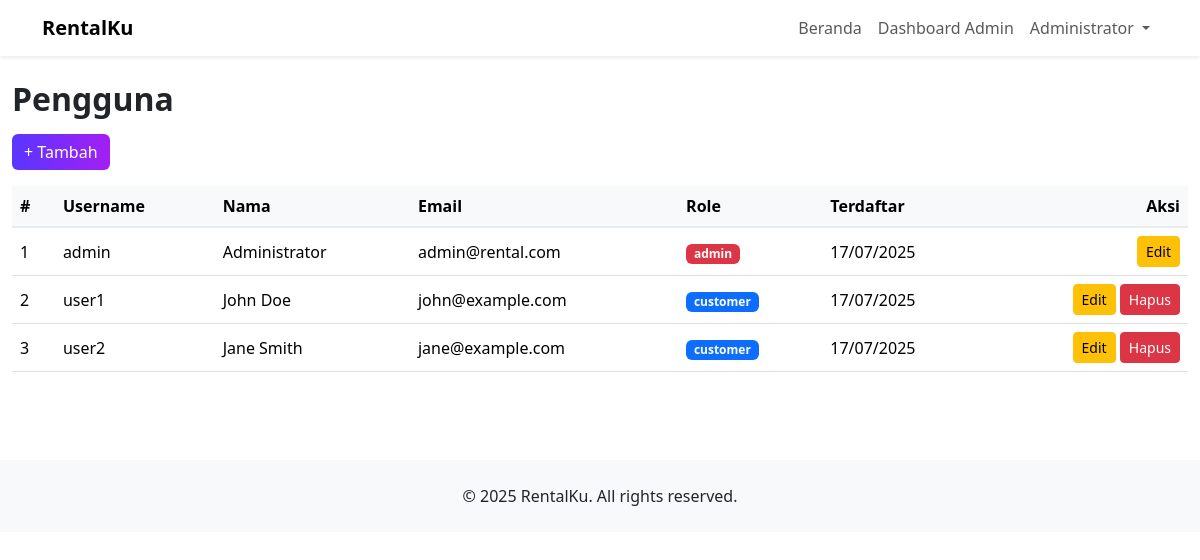
/src/admin/users/index.php (signed in), run on the app's committed database.
### tables this page shows
CREATE TABLE users (
    id         INT UNSIGNED AUTO_INCREMENT PRIMARY KEY,
    username   VARCHAR(50)  NOT NULL UNIQUE,
    password   VARCHAR(255) NOT NULL,
    full_name  VARCHAR(100) NOT NULL,
    email      VARCHAR(100),
    phone      VARCHAR(20),
    role_id    INT UNSIGNED NOT NULL,
    created_at TIMESTAMP DEFAULT CURRENT_TIMESTAMP,
    CONSTRAINT fk_users_roles
      FOREIGN KEY (role_id) REFERENCES roles(id)
      ON UPDATE CASCADE ON DELETE RESTRICT
);

CREATE TABLE roles (
    id        INT UNSIGNED AUTO_INCREMENT PRIMARY KEY,
    role_name VARCHAR(50) NOT NULL UNIQUE
);

### src/includes/functions.php (called while the page is built, shortened)
<?php
function h(string $str): string
{
    return htmlspecialchars($str, ENT_QUOTES, 'UTF-8');
}

### src/admin/users/index.php (the view, shortened to what this page needs)
<?php
require_once __DIR__.'/../../includes/db.php';
require_once __DIR__.'/../../includes/functions.php';
$users = $pdo->query("SELECT u.*, r.role_name FROM users u JOIN roles r ON r.id=u.role_id ORDER BY u.created_at DESC")->fetchAll();
include_once __DIR__.'/../../includes/header.php';
?>
<div class="container-fluid py-4">
  <h2 class="fw-bold mb-3">Pengguna</h2>
  <a href="create.php" class="btn btn-gradient mb-3">+ Tambah</a>
  <div class="table-responsive">
    <table class="table table-hover align-middle">
      <thead class="table-light">
        <tr>
          <th>#</th>
          <th>Username</th>
          <th>Nama</th>
          <th>Email</th>
          <th>Role</th>
          <th>Terdaftar</th>
          <th class="text-end">Aksi</th>
        </tr>
      </thead>
      <tbody>
        <?php foreach($users as $i=>$u): ?>
        <tr>
          <td><?=$i+1;?></td>
          <td><?=h($u['username']);?></td>
          <td><?=h($u['full_name']);?></td>
          <td><?=h($u['email'] ?: '-');?></td>
          <td>
            <span class="badge <?= $u['role_name'] == 'admin' ? 'bg-danger' : 'bg-primary' ?>">
              <?=h($u['role_name']);?>
            </span>
          </td>
          <td><?=date('d/m/Y', strtotime($u['created_at']));?></td>
          <td class="text-end">
            <a href="edit.php?id=<?=$u['id'];?>" class="btn btn-sm btn-warning">Edit</a>
            <?php if($u['id'] != 1):  ?>
              <a href="delete.php?id=<?=$u['id'];?>" class="btn btn-sm btn-danger" onclick="return confirm('Yakin ingin menghapus user <?=h($u['username'])?>?')">Hapus</a>
            <?php endif; ?>
          </td>
        </tr>
        <?php endforeach;?>
      </tbody>
    </table>
  </div>
</div>
<?php include_once __DIR__.'/../../includes/footer.php'; ?>

### src/assets/css/style.css (style rules this page uses)
.text-gradient, .btn-gradient { background: linear-gradient(90deg, #5936ff, #a31ff3); background-clip: text; -webkit-background-clip: text; color: transparent; -webkit-text-fill-color: transparent; }
.btn-gradient { background: linear-gradient(90deg, #5936ff, #a31ff3) !important; color: #fff; -webkit-text-fill-color: #fff; border: none; }
.table thead th { border-bottom: 2px solid #e9ecef; }
::placeholder { color: #999; font-style: italic; }

### data on the page
users: username "admin", full_name "Administrator", email "admin@rental.com", role.role_name "admin", created_at "17/07/2025"
users: username "user1", full_name "John Doe", email "john@example.com", role.role_name "customer", created_at "17/07/2025"
users: username "user2", full_name "Jane Smith", email "jane@example.com", role.role_name "customer", created_at "17/07/2025"

### other printed values
$_SESSION['user']['name'] "Administrator"
